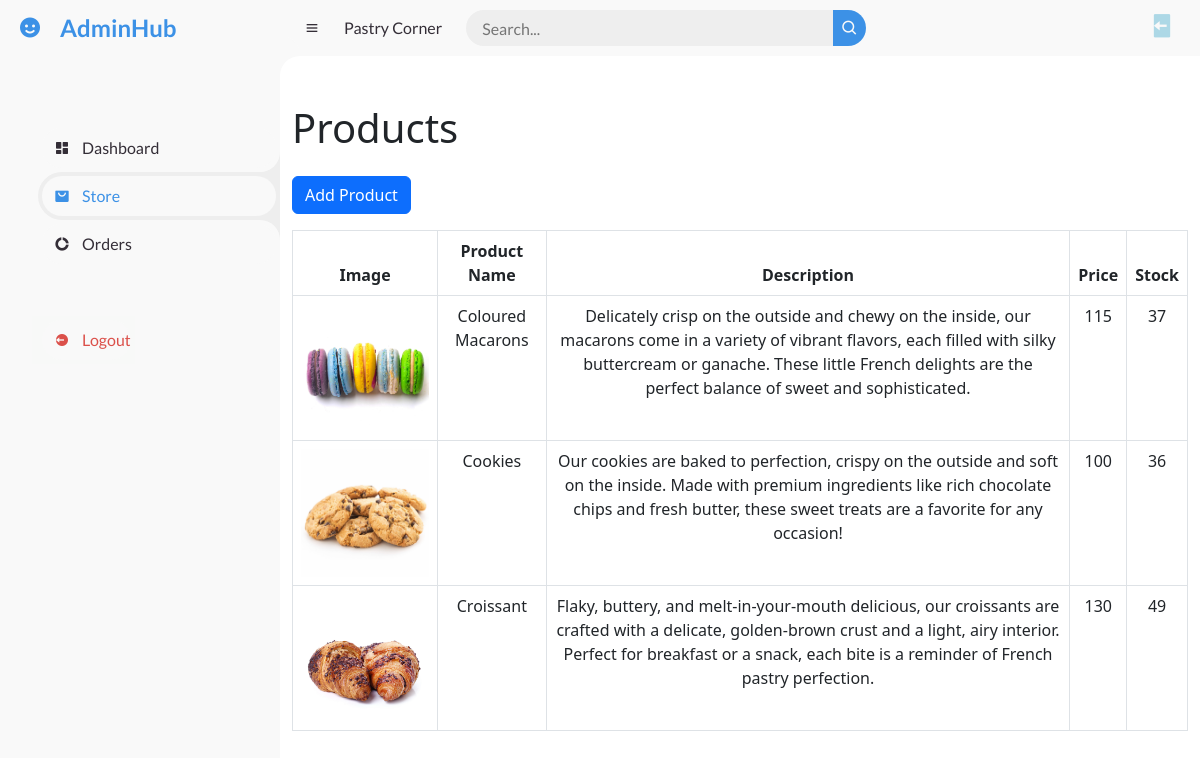
Page /admin/store.php on the committed database.
### tables this page shows
CREATE TABLE `products` (
  `product_id` int(11) NOT NULL,
  `product_name` varchar(255) NOT NULL,
  `description` varchar(255) NOT NULL,
  `price` double NOT NULL,
  `stock` int(11) NOT NULL,
  `image_path` text NOT NULL
);

### admin/store.php (the view, shortened to what this page needs)
<?php
$host = 'localhost';
$username = 'root';
$password = '';
$database = 'pastrycorner';
$conn = new mysqli($host, $username, $password, $database);
$products = [];
$sql = "SELECT * FROM products";
$result = $conn->query($sql);
if ($result->num_rows > 0) {
    while ($row = $result->fetch_assoc()) {
        $products[] = $row;
    }
}
?>
<!DOCTYPE html>
<html lang="en">
<head>
    <link href='https://unpkg.com/boxicons@2.0.9/css/boxicons.min.css' rel='stylesheet'>
    <link rel="stylesheet" href="style.css">
    <link href="https://cdn.jsdelivr.net/npm/bootstrap@5.3.0-alpha1/dist/css/bootstrap.min.css" rel="stylesheet">
</head>
<body>
<section id="sidebar">
    <a href="#" class="brand">
        <i class='bx bxs-smile'></i>
        <span class="text">AdminHub</span>
    </a>
    <ul class="side-menu top">
        <li><a href="./index.php"><i class='bx bxs-dashboard'></i><span class="text">Dashboard</span></a></li>
        <li class="active"><a href="./store.php"><i class='bx bxs-shopping-bag-alt'></i><span class="text">Store</span></a></li>
        <li><a href="./orders.php"><i class='bx bxs-doughnut-chart'></i><span class="text">Orders</span></a></li>
    </ul>
    <ul class="side-menu">
    <form action="../login-process/process.php" method="POST">
					<button type="submit" name="logoutBtn" style="border: none; background-color: #f8f9f8;">
                        <li><a href="#" class="logout"><i class='bx bxs-log-out-circle'></i><span class="text">Logout</span></a></li>
					</button>
				</form>
    </ul>
</section>
<section id="content">
    <nav>
        <i class='bx bx-menu'></i>
        <a href="#" class="nav-link">Pastry Corner</a>
        <form action="#">
            <div class="form-input">
                <input type="search" placeholder="Search...">
                <button type="submit" class="search-btn"><i class='bx bx-search'></i></button>
            </div>
        </form>
        <a href="#" class="profile">
            <i class='bx bxs-log-out' style="font-size: 1.75rem;color: lightblue;"></i>
        </a>
    </nav>
    <div class="container mt-5">
        <h1 class="mb-4">Products</h1>
        <button class="btn btn-primary mb-3" data-bs-toggle="modal" data-bs-target="#addProductModal">Add Product</button>
        <table class="table table-bordered table-hover">
            <thead>
                <tr class="text-center">
                    <th >Image</th>
                    <th>Product Name</th>
                    <th>Description</th>
                    <th>Price</th>
                    <th>Stock</th>
                </tr>
            </thead>
            <tbody>
                <?php foreach ($products as $product): ?>
                    <tr class="text-center">
                        <td ><img src="../PASTRY CR/<?php echo htmlspecialchars($product['image_path']); ?>" alt="Product Image" style="width: 8rem; height: 8rem;"></td>
                        <td><?php echo htmlspecialchars($product['product_name']); ?></td>
                        <td><?php echo htmlspecialchars($product['description']); ?></td>
                        <td><?php echo htmlspecialchars($product['price']); ?></td>
                        <td><?php echo htmlspecialchars($product['stock']); ?></td>
                    </tr>
                <?php endforeach; ?>
            </tbody>
        </table>
    </div>
</section>
</body>
</html>

### admin/style.css (style rules this page uses)
* { margin: 0; padding: 0; box-sizing: border-box; }
a { text-decoration: none; }
li { list-style: none; }
:root { --poppins: 'Poppins', sans-serif; --lato: 'Lato', sans-serif; --light: #F9F9F9; --blue: #3C91E6; --light-blue: #CFE8FF; --grey: #eee; --dark-grey: #AAAAAA; --dark: #342E37; --red: #DB504A; --yellow: #FFCE26; --light-yellow: #FFF2C6; --orange: #FD7238; --light-orange: #FFE0D3; }
html { overflow-x: hidden; }
body { background: var(--grey); overflow-x: hidden; }
#sidebar { position: fixed; top: 0; left: 0; width: 280px; height: 100%; background: var(--light); z-index: 2000; font-family: var(--lato); transition: .3s ease; overflow-x: hidden; scrollbar-width: none; }
#sidebar .brand { font-size: 24px; font-weight: 700; height: 56px; display: flex; align-items: center; color: var(--blue); position: sticky; top: 0; left: 0; background: var(--light); z-index: 500; padding-bottom: 20px; box-sizing: content-box; }
#sidebar .brand .bx { min-width: 60px; display: flex; justify-content: center; }
#sidebar .side-menu { width: 100%; margin-top: 48px; }
#sidebar .side-menu li { height: 48px; background: transparent; margin-left: 6px; border-radius: 48px 0 0 48px; padding: 4px; }
#sidebar .side-menu li.active { background: var(--grey); position: relative; }
#sidebar .side-menu li.active::before { content: ''; position: absolute; width: 40px; height: 40px; border-radius: 50%; top: -40px; right: 0; box-shadow: 20px 20px 0 var(--grey); z-index: -1; }
#sidebar .side-menu li.active::after { content: ''; position: absolute; width: 40px; height: 40px; border-radius: 50%; bottom: -40px; right: 0; box-shadow: 20px -20px 0 var(--grey); z-index: -1; }
#sidebar .side-menu li a { width: 100%; height: 100%; background: var(--light); display: flex; align-items: center; border-radius: 48px; font-size: 16px; color: var(--dark); white-space: nowrap; overflow-x: hidden; }
#sidebar .side-menu.top li.active a { color: var(--blue); }
#sidebar .side-menu li a.logout { color: var(--red); }
#sidebar .side-menu li a .bx { min-width: calc(60px - ((4px + 6px) * 2)); display: flex; justify-content: center; }
#content { position: relative; width: calc(100% - 280px); left: 280px; transition: .3s ease; }
#content nav { height: 56px; background: var(--light); padding: 0 24px; display: flex; align-items: center; grid-gap: 24px; font-family: var(--lato); position: sticky; top: 0; left: 0; z-index: 1000; }
#content nav::before { content: ''; position: absolute; width: 40px; height: 40px; bottom: -40px; left: 0; border-radius: 50%; box-shadow: -20px -20px 0 var(--light); }
#content nav a { color: var(--dark); }
#content nav .bx.bx-menu { cursor: pointer; color: var(--dark); }
#content nav .nav-link { font-size: 16px; transition: .3s ease; }
#content nav form { max-width: 400px; width: 100%; margin-right: auto; }
#content nav form .form-input { display: flex; align-items: center; height: 36px; }
#content nav form .form-input input { flex-grow: 1; padding: 0 16px; height: 100%; border: none; background: var(--grey); border-radius: 36px 0 0 36px; outline: none; width: 100%; color: var(--dark); }
#content nav form .form-input button { width: 36px; height: 100%; display: flex; justify-content: center; align-items: center; background: var(--blue); color: var(--light); font-size: 18px; border: none; outline: none; border-radius: 0 36px 36px 0; cursor: pointer; }

### admin/store.php (style rules this page uses)
a { text-decoration: none; }

### rows in the picture
products: image_path (picture), product_name "Coloured Macarons", description "Delicately crisp on the outside and chewy on the inside, our macarons come in a variety of vibrant flavors, each filled with silky buttercream or ganache. These little French delights are the perfect balance of sweet and sophisticated.", price "115", stock "37"
products: image_path (picture), product_name "Cookies", description "Our cookies are baked to perfection, crispy on the outside and soft on the inside. Made with premium ingredients like rich chocolate chips and fresh butter, these sweet treats are a favorite for any occasion!", price "100", stock "36"
products: image_path (picture), product_name "Croissant", description "Flaky, buttery, and melt-in-your-mouth delicious, our croissants are crafted with a delicate, golden-brown crust and a light, airy interior. Perfect for breakfast or a snack, each bite is a reminder of French pastry perfection.", price "130", stock "49"
